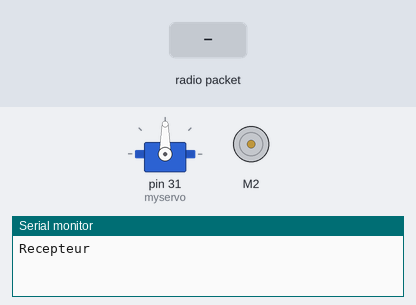
The sketch below on a simulated Arduino Mega 2560, built with avr-gcc and run on an emulated ATmega2560. Parts: servo, DC motor (green arrow = forward, orange = backward, longer = faster), the last lines printed to the serial monitor. The test bench sets the inputs (shaded band). No radio packets arrive unless stated.

Above: at 1.2 s.
1.3 s: radio packet "1" arrives
At 2.2 s:
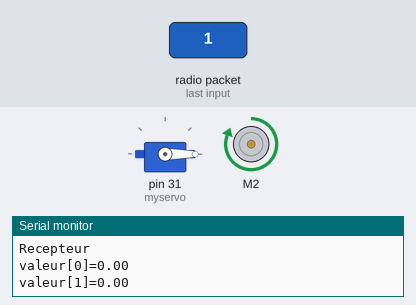
Timing chart, 0 to 4.3 s (numbered marks = the images above; inputs shaded):
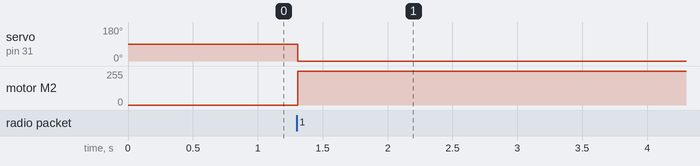

Measured:
- after the input at 1.3 s, servo on pin 31 (myservo): 90° → 0° at once; motor M2: stopped → forward 255/255 at once

The sketch:

recepteur.ino
```cpp
#include <AFMotor.h>

         /// motor shield
#include "ServoTimer2.h"      /// servomotor
#include <VirtualWire.h>     /// emetteur recepteur 433Mhz


AF_DCMotor motor(2);       /// le moteur est en 2
ServoTimer2 myservo;      /// on définit le servo "myservo"


float valeur[2];        /// on défnit le tableau "valeur" pour tout le programme

void setup()
{

  Serial.begin(9600);
  myservo.attach(31);     /// Servo attaché au pin 31
  vw_set_rx_pin(23);     /// Modification du pin par défaut du récepteur car déjà occupé par le motorshield

  vw_setup(2000);
  vw_rx_start();
  Serial.println("Recepteur");

}

void loop()
{
  byte taille_message = sizeof(valeur);

  vw_wait_rx();                                              /// On attend la reception d'un message
    if (vw_get_message((byte *) &valeur, &taille_message))
    {
    Serial.print("valeur[0]=");
    Serial.println(valeur[0]);                              /// Affiche le message
    Serial.print("valeur[1]=");
    Serial.println(valeur[1]);
    moteur();
    servo();
    }
}


                ///////////////// Ajout du code moteur & servomoteur \\\\\\\\\\\\\\\\\\\\\\\


void moteur()
{
  if (valeur[0] >0)
  {
    motor.run(FORWARD);
    int a = map(valeur[0], 1,90, 1, 255);
    motor.setSpeed(a);
  }

  else
  {
    motor.run(BACKWARD);
    int a = map(valeur[0], -1,-90, 1, 255);
    motor.setSpeed(a);
  }
}


void servo()
{
  int b = valeur[1];
  myservo.write(b);
}
```
